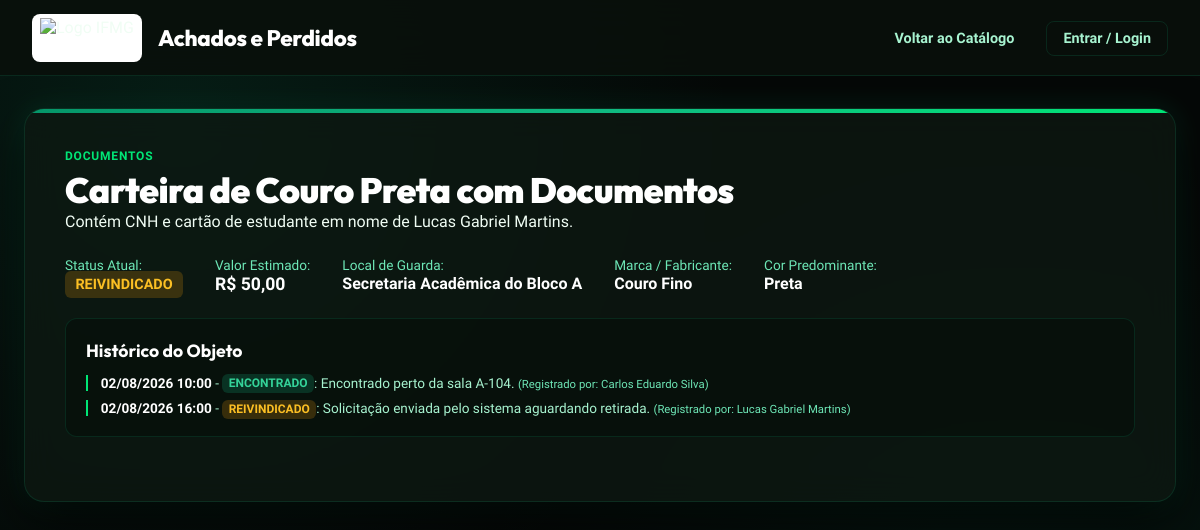
/app/public/item_detalhe.php?id=2, run on the app's committed database.
### tables this page shows
CREATE TABLE IF NOT EXISTS itens (
    id INT AUTO_INCREMENT PRIMARY KEY,
    titulo VARCHAR(200) NOT NULL,
    descricao TEXT NOT NULL,
    categoria VARCHAR(50) NOT NULL,
    status ENUM('encontrado', 'reivindicado', 'devolvido', 'desativado') NOT NULL DEFAULT 'encontrado',
    valor_estimado DECIMAL(10, 2) NOT NULL DEFAULT 0.00,
    local_id INT NOT NULL,
    cadastrado_por_usuario_id INT NOT NULL,
    cor VARCHAR(60) NULL,
    marca VARCHAR(60) NULL,
    numero_serie VARCHAR(100) NULL,
    tamanho VARCHAR(20) NULL,
    tags TEXT NULL,
    desativado TINYINT(1) NOT NULL DEFAULT 0,
    data_registro DATETIME NOT NULL DEFAULT CURRENT_TIMESTAMP,
    CONSTRAINT fk_itens_local FOREIGN KEY (local_id) REFERENCES locais (id) ON UPDATE CASCADE,
    CONSTRAINT fk_itens_usuario FOREIGN KEY (cadastrado_por_usuario_id) REFERENCES usuarios (id) ON UPDATE CASCADE,
    INDEX idx_itens_status_categoria (status, categoria),
    INDEX idx_itens_data (data_registro)
);

CREATE TABLE IF NOT EXISTS locais (
    id INT AUTO_INCREMENT PRIMARY KEY,
    nome VARCHAR(150) NOT NULL,
    bloco VARCHAR(100) NOT NULL,
    responsavel VARCHAR(150) NOT NULL,
    telefone VARCHAR(30) NULL,
    horario_funcionamento VARCHAR(100) NULL,
    capacidade_armario INT NOT NULL DEFAULT 30,
    ativo TINYINT(1) NOT NULL DEFAULT 1
);

CREATE TABLE IF NOT EXISTS historico_status (
    id INT AUTO_INCREMENT PRIMARY KEY,
    item_id INT NOT NULL,
    status ENUM('encontrado', 'reivindicado', 'devolvido', 'desativado') NOT NULL,
    usuario_id INT NOT NULL,
    observacao TEXT NULL,
    data_registro DATETIME NOT NULL DEFAULT CURRENT_TIMESTAMP,
    CONSTRAINT fk_historico_item FOREIGN KEY (item_id) REFERENCES itens (id) ON DELETE CASCADE ON UPDATE CASCADE,
    CONSTRAINT fk_historico_usuario FOREIGN KEY (usuario_id) REFERENCES usuarios (id) ON UPDATE CASCADE
);

CREATE TABLE IF NOT EXISTS usuarios (
    id INT AUTO_INCREMENT PRIMARY KEY,
    nome VARCHAR(150) NOT NULL,
    email VARCHAR(150) NOT NULL UNIQUE,
    matricula VARCHAR(50) NULL,
    tipo ENUM('administrador', 'servidor', 'estudante') NOT NULL DEFAULT 'estudante',
    curso_departamento VARCHAR(150) NULL,
    telefone VARCHAR(30) NULL,
    ativo TINYINT(1) NOT NULL DEFAULT 1,
    data_cadastro DATETIME NOT NULL DEFAULT CURRENT_TIMESTAMP
);

### app/config/db.php (called while the page is built, shortened)
<?php
class Database {
    private static ?PDO $pdo = null;
    private static $redis = null;
    private static bool $schemaChecked = false;
    public static function getConnection(): PDO {
        if (self::$pdo === null) {
            $dbUrl = getenv('DATABASE_URL') ?: getenv('MYSQL_URL');
            if ($dbUrl) {
                $parsed = parse_url($dbUrl);
                $host = $parsed['host'] ?? 'localhost';
                $port = $parsed['port'] ?? 3306;
                $user = $parsed['user'] ?? 'root';
                $pass = $parsed['pass'] ?? '';
                $dbName = ltrim($parsed['path'] ?? 'unifind_db', '/');
            } else {
                $host = getenv('DB_HOST') ?: getenv('MYSQL_HOST') ?: getenv('MYSQLHOST') ?: '127.0.0.1';
                $port = getenv('DB_PORT') ?: getenv('MYSQL_PORT') ?: getenv('MYSQLPORT') ?: '3306';
                $dbName = getenv('DB_NAME') ?: getenv('MYSQL_DATABASE') ?: getenv('MYSQLDATABASE') ?: 'unifind_db';
                $user = getenv('DB_USER') ?: getenv('MYSQL_USER') ?: getenv('MYSQLUSER') ?: 'root';
                $pass = getenv('DB_PASSWORD') ?: getenv('MYSQL_PASSWORD') ?: getenv('MYSQLPASSWORD') ?: '';
            }
            $dsn = "mysql:host={$host};port={$port};dbname={$dbName};charset=utf8mb4";
            $options = [
                PDO::ATTR_ERRMODE            => PDO::ERRMODE_EXCEPTION,
                PDO::ATTR_DEFAULT_FETCH_MODE => PDO::FETCH_ASSOC,
                PDO::ATTR_EMULATE_PREPARES   => false,
                PDO::MYSQL_ATTR_INIT_COMMAND => "SET NAMES utf8mb4 COLLATE utf8mb4_unicode_ci"
            ];
            try {
                self::$pdo = new PDO($dsn, $user, $pass, $options);
            } catch (PDOException $e) {
                try {
                    $dsnNoDb = "mysql:host={$host};port={$port};charset=utf8mb4";
                    $tempPdo = new PDO($dsnNoDb, $user, $pass, $options);
                    $tempPdo->exec("CREATE DATABASE IF NOT EXISTS `{$dbName}` CHARACTER SET utf8mb4 COLLATE utf8mb4_unicode_ci");
                    self::$pdo = new PDO($dsn, $user, $pass, $options);
                } catch (Exception $ex) {
                    die("Erro de conexão com o banco de dados MySQL: " . $e->getMessage());
                }
            }
            if (!self::$schemaChecked) {
                self::ensureSchema(self::$pdo);
                self::$schemaChecked = true;
            }
        }
        return self::$pdo;
    }
    public static function getRedis() {
        if (self::$redis === null) {
            $redisUrl = getenv('REDIS_URL');
        }
        return self::$redis;
    }
    private static function ensureSchema(PDO $pdo): void {
        try {
            $tables = $pdo->query("SHOW TABLES LIKE 'itens'")->fetchAll();
        } catch (Exception $e) {
        }
    }
}
function getDb(): PDO {
    return Database::getConnection();
}
function dbQuery(string $sql, array $params = []): PDOStatement {
    $stmt = getDb()->prepare($sql);
    $stmt->execute($params);
    return $stmt;
}
function dbFetchAll(string $sql, array $params = []): array {
    return dbQuery($sql, $params)->fetchAll();
}
function dbFetchOne(string $sql, array $params = []): ?array {
    $result = dbQuery($sql, $params)->fetch();
    return $result ?: null;
}

### app/public/item_detalhe.php (the view, shortened to what this page needs)
<?php
require_once __DIR__ . '/../config/db.php';
$itemId = (int)($_GET['id'] ?? 0);
$redis = Database::getRedis();
$cacheKey = "cache:item:" . $itemId;
$itemData = null;
if ($redis && $redis->exists($cacheKey)) {
    $itemData = json_decode($redis->get($cacheKey), true);
} else {
    $sql = "SELECT i.*, l.nome AS local_nome, l.bloco, l.responsavel, u.nome AS cadastrado_por_nome
            FROM itens i
            LEFT JOIN locais l ON i.local_id = l.id
            LEFT JOIN usuarios u ON i.cadastrado_por_usuario_id = u.id
            WHERE i.id = :id";
    $row = dbFetchOne($sql, [':id' => $itemId]);
    if ($row) {
        $itemData = [
            'id' => (string)$row['id'],
            'titulo' => $row['titulo'] ?? '',
            'descricao' => $row['descricao'] ?? '',
            'categoria' => $row['categoria'] ?? '',
            'status' => $row['status'] ?? 'encontrado',
            'valor_estimado' => (float)($row['valor_estimado'] ?? 0),
            'cor' => !empty($row['cor']) ? $row['cor'] : 'Não Informada',
            'marca' => !empty($row['marca']) ? $row['marca'] : 'Não Informada',
            'numero_serie' => !empty($row['numero_serie']) ? $row['numero_serie'] : 'Não Informado',
            'tamanho' => !empty($row['tamanho']) ? $row['tamanho'] : null,
            'local_nome' => $row['local_nome'] ?? 'Campus IFMG',
            'bloco' => $row['bloco'] ?? '',
            'cadastrado_por_nome' => $row['cadastrado_por_nome'] ?? 'Servidor do Campus',
            'data_registro' => !empty($row['data_registro']) ? date('d/m/Y H:i', strtotime($row['data_registro'])) : 'Recente'
        ];
    }
}
$historico = dbFetchAll("SELECT h.*, u.nome AS usuario_nome
                         FROM historico_status h
                         LEFT JOIN usuarios u ON h.usuario_id = u.id
                         WHERE h.item_id = :id
                         ORDER BY h.data_registro ASC", [':id' => $itemId]);
?>
<!DOCTYPE html>
<html lang="pt-BR">
<head>
    <link rel="stylesheet" href="css/style.css">
    <link rel="stylesheet" href="/css/style.css">
    <link rel="stylesheet" href="/public/css/style.css">
</head>
<body>
    <header class="header-nav">
        <div class="nav-container">
            <a href="index.php" class="logo-group">
                <img src="https://www.ifmg.edu.br/portal/imagens/logovertical.jpg" alt="Logo IFMG" class="logo-img">
                <div class="logo-text">Achados e Perdidos</div>
            </a>
            <ul class="nav-links">
                <li><a href="index.php" class="nav-link">Voltar ao Catálogo</a></li>
                <?php if (isset($_SESSION['user_id'])): ?>
                    <li style="display: flex; align-items: center; gap: 0.5rem;">
                        <span style="font-size: 0.85rem; color: var(--neon-green); font-weight: 700;">
                            <?= htmlspecialchars($_SESSION['user_name'], ENT_QUOTES | ENT_SUBSTITUTE, 'UTF-8') ?>
                        </span>
                        <a href="logout.php" class="nav-link" style="color: var(--text-muted); font-size: 0.8rem;">Sair</a>
                    </li>
                <?php else: ?>
                    <li><a href="login.php" class="nav-link" style="border: 1px solid var(--border-glass);">Entrar / Login</a></li>
                <?php endif; ?>
            </ul>
        </div>
    </header>
    <div class="container">
        <div class="hero-section">
            <div class="item-category"><?= htmlspecialchars($itemData['categoria'], ENT_QUOTES | ENT_SUBSTITUTE, 'UTF-8') ?></div>
            <h1 class="hero-title"><?= htmlspecialchars($itemData['titulo'], ENT_QUOTES | ENT_SUBSTITUTE, 'UTF-8') ?></h1>
            <p class="hero-desc" style="margin-bottom: 1.5rem;"><?= htmlspecialchars($itemData['descricao'], ENT_QUOTES | ENT_SUBSTITUTE, 'UTF-8') ?></p>
            <div style="display: flex; gap: 2rem; margin-bottom: 1.5rem; flex-wrap: wrap;">
                <div>
                    <span style="color: var(--text-muted); font-size: 0.85rem;">Status Atual:</span><br>
                    <span class="badge-status status-<?= $itemData['status'] ?>" style="font-size: 0.9rem;">
                        <?= strtoupper($itemData['status']) ?>
                    </span>
                </div>
                <div>
                    <span style="color: var(--text-muted); font-size: 0.85rem;">Valor Estimado:</span><br>
                    <strong style="font-size: 1.1rem; color: white;">R$ <?= number_format($itemData['valor_estimado'], 2, ',', '.') ?></strong>
                </div>
                <div>
                    <span style="color: var(--text-muted); font-size: 0.85rem;">Local de Guarda:</span><br>
                    <strong style="color: white;"><?= htmlspecialchars($itemData['local_nome'], ENT_QUOTES | ENT_SUBSTITUTE, 'UTF-8') ?></strong>
                </div>
                <div>
                    <span style="color: var(--text-muted); font-size: 0.85rem;">Marca / Fabricante:</span><br>
                    <strong style="color: white;"><?= htmlspecialchars($itemData['marca'], ENT_QUOTES | ENT_SUBSTITUTE, 'UTF-8') ?></strong>
                </div>
                <div>
                    <span style="color: var(--text-muted); font-size: 0.85rem;">Cor Predominante:</span><br>
                    <strong style="color: white;"><?= htmlspecialchars($itemData['cor'], ENT_QUOTES | ENT_SUBSTITUTE, 'UTF-8') ?></strong>
                </div>
            </div>
            <?php if (!empty($historico)): ?>
                <div style="background: rgba(5, 12, 8, 0.5); padding: 1.25rem; border-radius: 12px; border: 1px solid var(--border-glass); margin-bottom: 1.5rem;">
                    <h3 style="font-family: var(--font-heading); font-size: 1.1rem; color: white; margin-bottom: 0.8rem;">Histórico do Objeto</h3>
                    <div style="display: flex; flex-direction: column; gap: 0.6rem;">
                        <?php foreach ($historico as $h): ?>
                            <div style="font-size: 0.85rem; color: var(--text-secondary); border-left: 2px solid var(--neon-green); padding-left: 0.8rem;">
                                <strong style="color: white;"><?= date('d/m/Y H:i', strtotime($h['data_registro'])) ?></strong> -
                                <span class="badge-status status-<?= $h['status'] ?>" style="font-size: 0.75rem; padding: 0.15rem 0.4rem;"><?= strtoupper($h['status']) ?></span>:
                                <?= htmlspecialchars($h['observacao'] ?? '', ENT_QUOTES | ENT_SUBSTITUTE, 'UTF-8') ?>
                                <small style="color: var(--text-muted);">(Registrado por: <?= htmlspecialchars($h['usuario_nome'] ?? 'Sistema', ENT_QUOTES | ENT_SUBSTITUTE, 'UTF-8') ?>)</small>
                            </div>
                        <?php endforeach; ?>
                    </div>
                </div>
            <?php endif; ?>
        </div>
    </div>
</body>
</html>

### app/public/css/style.css (style rules this page uses)
:root { --bg-dark: #050807; --bg-space: #09100c; --bg-card: rgba(14, 24, 18, 0.75); --bg-card-hover: rgba(22, 38, 28, 0.9); --bg-input: rgba(5, 12, 8, 0.85); --border-glass: rgba(16, 185, 129, 0.15); --border-glass-hover: rgba(16, 185, 129, 0.5); --primary: #059669; --primary-light: #10b981; --neon-green: #00e676; --primary-gradient: linear-gradient(135deg, #059669 0%, #10b981 50%, #00e676 100%); --secondary-gradient: linear-gradient(135deg, #047857 0%, #065f46 100%); --text-primary: #f0fdf4; --text-secondary: #a7f3d0; --text-muted: #6ee7b7; --text-dark-muted: #34d399; --font-heading: 'Outfit', sans-serif; --font-body: 'Plus Jakarta Sans', sans-serif; --font-mono: 'Fira Code', monospace; --shadow-premium: 0 20px 50px rgba(0, 0, 0, 0.7), 0 0 30px rgba(16, 185, 129, 0.15); --shadow-card: 0 10px 30px -10px rgba(0, 0, 0, 0.7); }
* { margin: 0; padding: 0; box-sizing: border-box; }
body { background-color: var(--bg-dark); background-image: radial-gradient(circle at 15% 15%, rgba(16, 185, 129, 0.12) 0%, transparent 45%), radial-gradient(circle at 85% 85%, rgba(5, 150, 105, 0.1) 0%, transparent 45%); background-attachment: fixed; color: var(--text-primary); font-family: var(--font-body); min-height: 100vh; padding-bottom: 4rem; }
.header-nav { background: rgba(9, 16, 12, 0.9); backdrop-filter: blur(20px); -webkit-backdrop-filter: blur(20px); border-bottom: 1px solid var(--border-glass); position: sticky; top: 0; z-index: 1000; padding: 0.85rem 2rem; }
.nav-container { max-width: 1280px; margin: 0 auto; display: flex; justify-content: space-between; align-items: center; gap: 1.5rem; }
.logo-group { display: flex; align-items: center; gap: 1rem; text-decoration: none; color: var(--text-primary); }
.logo-img { height: 48px; width: auto; object-fit: contain; background: #ffffff; padding: 4px 8px; border-radius: 8px; }
.logo-text { font-family: var(--font-heading); font-size: 1.4rem; font-weight: 800; color: #ffffff; letter-spacing: -0.3px; }
.nav-links { display: flex; align-items: center; gap: 1rem; list-style: none; }
.nav-link { color: var(--text-secondary); text-decoration: none; padding: 0.5rem 1rem; border-radius: 8px; font-size: 0.9rem; font-weight: 600; transition: all 0.2s ease; }
.container { max-width: 1280px; margin: 2rem auto; padding: 0 1.5rem; }
.hero-section { background: var(--bg-card); backdrop-filter: blur(16px); border: 1px solid var(--border-glass); border-radius: 20px; padding: 2.5rem; margin-bottom: 2rem; box-shadow: var(--shadow-premium); position: relative; overflow: hidden; }
.hero-section::before { content: ''; position: absolute; top: 0; left: 0; width: 100%; height: 4px; background: var(--primary-gradient); }
.hero-title { font-family: var(--font-heading); font-size: 2.2rem; font-weight: 900; color: #ffffff; letter-spacing: -0.5px; }
.item-category { font-size: 0.75rem; font-weight: 800; text-transform: uppercase; color: var(--neon-green); letter-spacing: 0.8px; margin-bottom: 0.3rem; }
.badge-status { padding: 0.3rem 0.65rem; border-radius: 6px; font-size: 0.75rem; font-weight: 800; text-transform: uppercase; }
.status-encontrado { background: rgba(16, 185, 129, 0.2); color: #34d399; }
.status-reivindicado { background: rgba(245, 158, 11, 0.2); color: #fbbf24; }

### data on the page
itens: categoria "DOCUMENTOS", titulo "Carteira de Couro Preta com Documentos", descricao "Contém CNH e cartão de estudante em nome de Lucas Gabriel Martins.", status "REIVINDICADO", valor_estimado "50,00", local.nome "Secretaria Acadêmica do Bloco A", marca "Couro Fino", cor "Preta"
historico_status: data_registro "02/08/2026 10:00", status "ENCONTRADO", observacao "Encontrado perto da sala A-104.", usuario.nome "Carlos Eduardo Silva"
historico_status: data_registro "02/08/2026 16:00", status "REIVINDICADO", observacao "Solicitação enviada pelo sistema aguardando retirada.", usuario.nome "Lucas Gabriel Martins"
